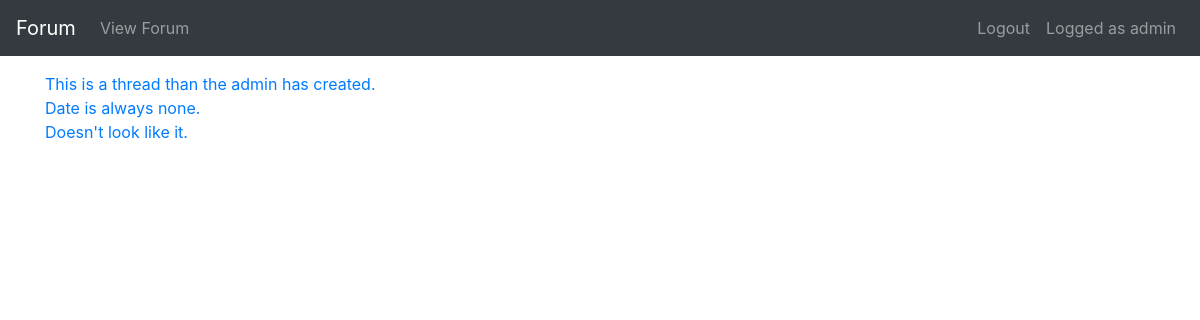
Before: /forumapp/user/1 with the older database file.
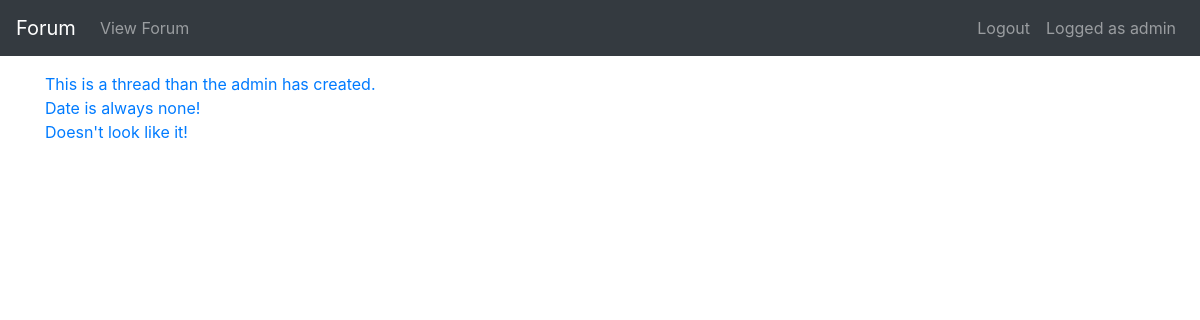
After: the same page with the newer database file.
### forumapp/models.py (models this page shows)
class ThreadResponse(models.Model):
    thread = models.ForeignKey(Thread, null=True, on_delete=models.CASCADE)
    created_datetime = models.DateTimeField(null=True)
    responder = models.ForeignKey(User, null=True, on_delete=models.CASCADE)
    message = models.TextField(max_length=1000)
    class Meta:
        permissions = [
            ('can_remove_any_response', 'Can remove ANY response.')
        ]
    def __str__(self):
        return self.message

### forumapp/views.py (the view)
def user_view(request, pk):
    user = User.objects.get(id=pk)
    user_responses = ThreadResponse.objects.filter(responder=pk) \
        .exclude(thread__isnull=True)
    return render(
        request,
        'forumapp/user_view.html',
        context={
            'user': user,
            'user_responses': user_responses
        }
    )

### forumapp/templates/forumapp/user_view.html
{% extends 'forumapp/base.html' %}
{% block content %}
{% for response in user_responses %}
<div>
<a href="{% url 'thread-view' response.thread.forum.id response.thread.id %}">{{ response }}</a>
</div>
{% endfor %}
{% endblock %}

Changed rows visible on the page:
changed ThreadResponse: message "Date is always none." → "Date is always none!"
changed ThreadResponse: message "Doesn't look like it." → "Doesn't look like it!"
